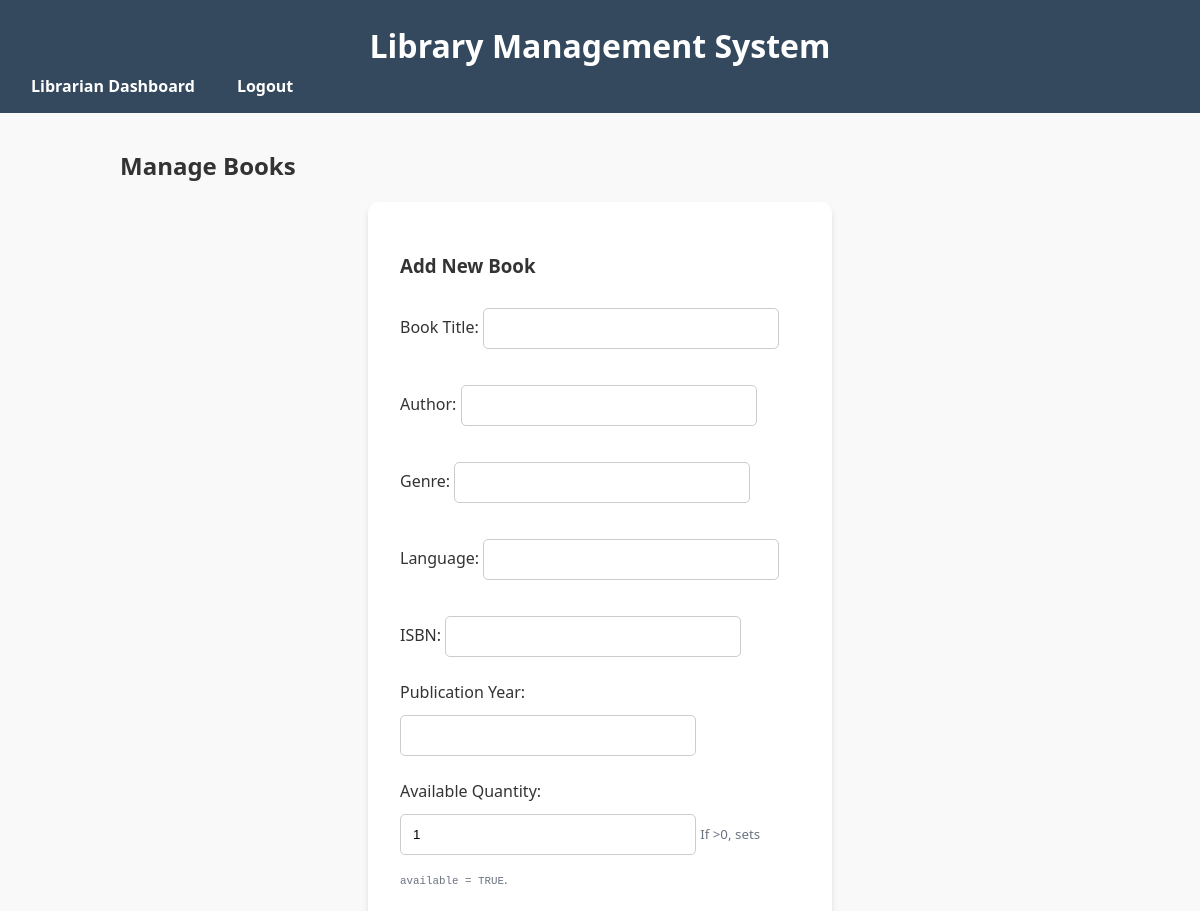
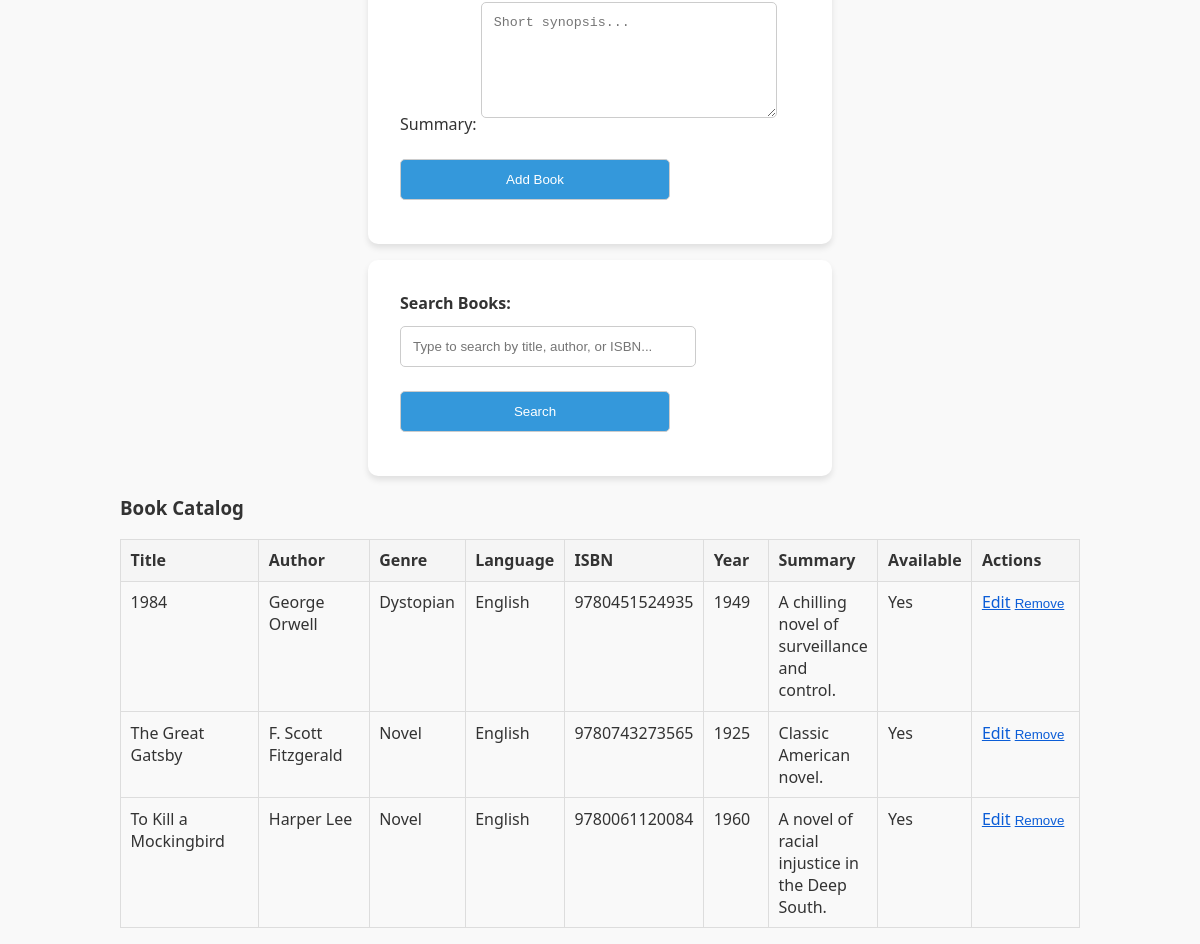
The app's page /php/manage_books.php (signed in) with its own data (2 pictures, top to bottom).
### tables this page shows
CREATE TABLE IF NOT EXISTS books (
    book_id INT AUTO_INCREMENT PRIMARY KEY,
    title VARCHAR(150) NOT NULL,
    author VARCHAR(100),
    genre VARCHAR(50),
    language VARCHAR(50),
    isbn VARCHAR(20) UNIQUE,
    publication_year INT,
    summary TEXT,
    available BOOLEAN DEFAULT TRUE
);

### php/manage_books.php (the view, shortened to what this page needs)
<?php
include "connect.php";
function h($s){ return htmlspecialchars((string)$s, ENT_QUOTES); }
$editRow = null;
$q = trim($_GET['q'] ?? '');
$sql =
  "SELECT book_id, title, author, genre, language, isbn, publication_year, summary, available
     FROM books ";
$sql .= " ORDER BY title ASC, book_id ASC LIMIT 500";
$stmt = mysqli_prepare($database, $sql);
mysqli_stmt_execute($stmt);
$res = mysqli_stmt_get_result($stmt);
$rows = [];
if ($res) {
  while ($r = mysqli_fetch_assoc($res)) {
    $rows[] = $r;
  }
}
?>
<!DOCTYPE html>
<html lang="en">
<head>
  <link rel="stylesheet" href="styles.css">
</head>
<body>
<header>
  <h1>Library Management System</h1>
  <nav>
    <ul>
      <li><a href="librarian.php">Librarian Dashboard</a></li>
      <li><a class="logout-btn" href="logout.php">Logout</a></li>
    </ul>
  </nav>
</header>
<main class="container">
  <h2>Manage Books</h2>
  <section class="form-box" style="margin-bottom:1rem;">
    <?php if ($editRow): ?>
      <h3>Edit Book</h3>
      <form method="post" action="manage_books.php">
        <input type="hidden" name="book_id" value="<?= (int)$editRow['book_id'] ?>">
        <div class="grid-2">
          <div>
            <label>Book Title:</label>
            <input type="text" name="title" required value="<?= h($editRow['title']) ?>">
          </div>
          <div>
            <label>Author:</label>
            <input type="text" name="author" required value="<?= h($editRow['author']) ?>">
          </div>
          <div>
            <label>Genre:</label>
            <input type="text" name="genre" value="<?= h($editRow['genre']) ?>">
          </div>
          <div>
            <label>Language:</label>
            <input type="text" name="language" value="<?= h($editRow['language']) ?>">
          </div>
          <div>
            <label>ISBN:</label>
            <input type="text" name="isbn" value="<?= h($editRow['isbn']) ?>">
          </div>
          <div>
            <label>Publication Year:</label>
            <input type="number" name="publication_year" min="0" value="<?= h($editRow['publication_year']) ?>">
          </div>
          <div>
            <label>Available Quantity:</label>
            <input type="number" name="available_qty" min="0" value="<?= ((int)$editRow['available'] === 1 ? 1 : 0) ?>">
            <small class="muted">If &gt;0, sets <code>available = TRUE</code>.</small>
          </div>
          <div style="grid-column:1/-1;">
            <label>Summary:</label>
            <textarea name="summary"><?= h($editRow['summary']) ?></textarea>
          </div>
        </div>
        <div style="margin-top:.75rem;">
          <button type="submit" name="update_book">Save Changes</button>
          <a href="manage_books.php" class="btn-link">Cancel</a>
        </div>
      </form>
    <?php else: ?>
      <h3>Add New Book</h3>
      <form method="post" action="manage_books.php">
        <div class="grid-2">
          <div>
            <label>Book Title:</label>
            <input type="text" name="title" required>
          </div>
          <div>
            <label>Author:</label>
            <input type="text" name="author" required>
          </div>
          <div>
            <label>Genre:</label>
            <input type="text" name="genre">
          </div>
          <div>
            <label>Language:</label>
            <input type="text" name="language">
          </div>
          <div>
            <label>ISBN:</label>
            <input type="text" name="isbn">
          </div>
          <div>
            <label>Publication Year:</label>
            <input type="number" name="publication_year" min="0">
          </div>
          <div>
            <label>Available Quantity:</label>
            <input type="number" name="available_qty" min="0" value="1">
            <small class="muted">If &gt;0, sets <code>available = TRUE</code>.</small>
          </div>
          <div style="grid-column:1/-1;">
            <label>Summary:</label>
            <textarea name="summary" placeholder="Short synopsis..."></textarea>
          </div>
        </div>
        <div style="margin-top:.75rem;">
          <button type="submit" name="add_book">Add Book</button>
        </div>
      </form>
    <?php endif; ?>
  </section>
  <section class="form-box" style="margin-bottom: .5rem;">
    <form method="get" action="manage_books.php">
      <label for="q"><strong>Search Books:</strong></label>
      <input type="text" id="q" name="q" placeholder="Type to search by title, author, or ISBN..." value="<?= h($q) ?>">
      <button type="submit">Search</button>
    </form>
  </section>
  <h3>Book Catalog</h3>
  <?php if (empty($rows)): ?>
    <p class="muted">No books found.</p>
  <?php else: ?>
    <table class="list" id="bookTable">
      <thead>
        <tr>
          <th style="width:18%;">Title</th>
          <th style="width:14%;">Author</th>
          <th style="width:10%;">Genre</th>
          <th style="width:10%;">Language</th>
          <th style="width:12%;">ISBN</th>
          <th style="width:8%;">Year</th>
          <th>Summary</th>
          <th style="width:8%;">Available</th>
          <th style="width:12%;">Actions</th>
        </tr>
      </thead>
      <tbody>
      <?php foreach ($rows as $b): ?>
        <tr>
          <td><?= h($b['title']) ?></td>
          <td><?= h($b['author']) ?></td>
          <td><?= h($b['genre']) ?></td>
          <td><?= h($b['language']) ?></td>
          <td><?= h($b['isbn']) ?></td>
          <td><?= h($b['publication_year']) ?></td>
          <td><?= h(mb_strimwidth($b['summary'] ?? '', 0, 160, '…')) ?></td>
          <td><?= ((int)$b['available'] === 1 ? 'Yes' : 'No') ?></td>
          <td class="actions">
            <a href="manage_books.php?edit=<?= (int)$b['book_id'] ?>" class="btn-link">Edit</a>
            <form method="post" action="manage_books.php" style="display:inline;" onsubmit="return confirm('Remove this book?');">
              <button type="submit" class="btn-link">Remove</button>
            </form>
          </td>
        </tr>
      <?php endforeach; ?>
      </tbody>
    </table>
  <?php endif; ?>
</main>
</body>
</html>

### php/styles.css (style rules this page uses)
body { font-family: 'Segoe UI', Tahoma, Geneva, Verdana, sans-serif; margin: 0; padding: 0; background: #f9f9f9; color: #333; }
header { background: #34495e; color: white; padding: 1rem; text-align: center; }
header h1 { margin: 0.5rem 0; }
nav ul { list-style: none; padding: 0; margin: 0; }
nav ul li { display: inline; margin: 0 15px; }
nav ul li a { color: white; text-decoration: none; font-weight: bold; }
main { padding: 2rem; }
.form-box { max-width: 400px; margin: auto; background: white; padding: 2rem; border-radius: 10px; box-shadow: 0 4px 6px rgba(0, 0, 0, 0.1); }
.form-box input, .form-box textarea, .form-box button { margin: 0.75rem 0; padding: 0.75rem; border: 1px solid #ccc; border-radius: 5px; width: 270px; }
button { background: #3498db; border: none; color: white; cursor: pointer; transition: background 0.3s; border-radius: 5px; }
.muted { color: #777; }
.muted { color:#6b7280; }
.actions { white-space: nowrap; }
table.list { width:100%; border-collapse:collapse; margin-top:1rem; }
table.list th, table.list td { border:1px solid #ddd; padding:.6rem; vertical-align: top; }
table.list th { background:#f5f5f5; text-align:left; }
.btn-link { background:none; border:none; color:#0b5dd7; cursor:pointer; text-decoration:underline; padding:0; }
.grid-2 { display:grid; grid-template-columns: 1fr; gap: .75rem; }
textarea { min-height: 90px; }
.container { max-width: 960px; margin: 0 auto; padding: 16px; }
header nav ul { list-style: none; padding: 0; display: flex; gap: 12px; }
header nav a { text-decoration: none; }

### records on screen
books: title "1984", author "George Orwell", genre "Dystopian", language "English", isbn "9780451524935", publication_year "1949", summary "A chilling novel of surveillance and control.", available "Yes"
books: title "The Great Gatsby", author "F. Scott Fitzgerald", genre "Novel", language "English", isbn "9780743273565", publication_year "1925", summary "Classic American novel.", available "Yes"
books: title "To Kill a Mockingbird", author "Harper Lee", genre "Novel", language "English", isbn "9780061120084", publication_year "1960", summary "A novel of racial injustice in the Deep South.", available "Yes"
